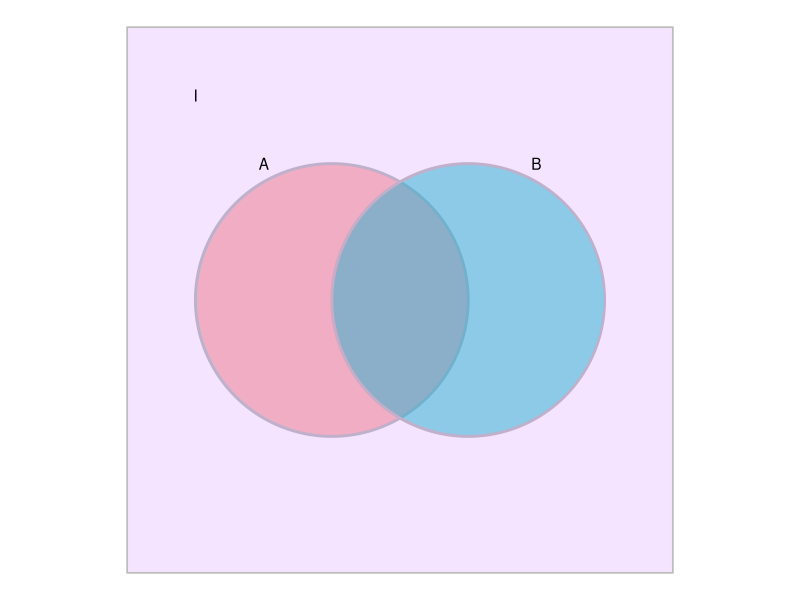
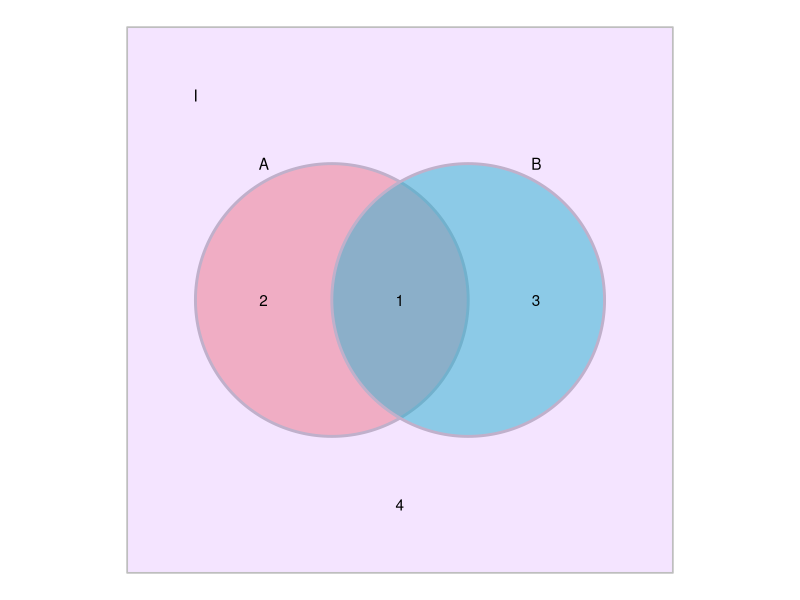
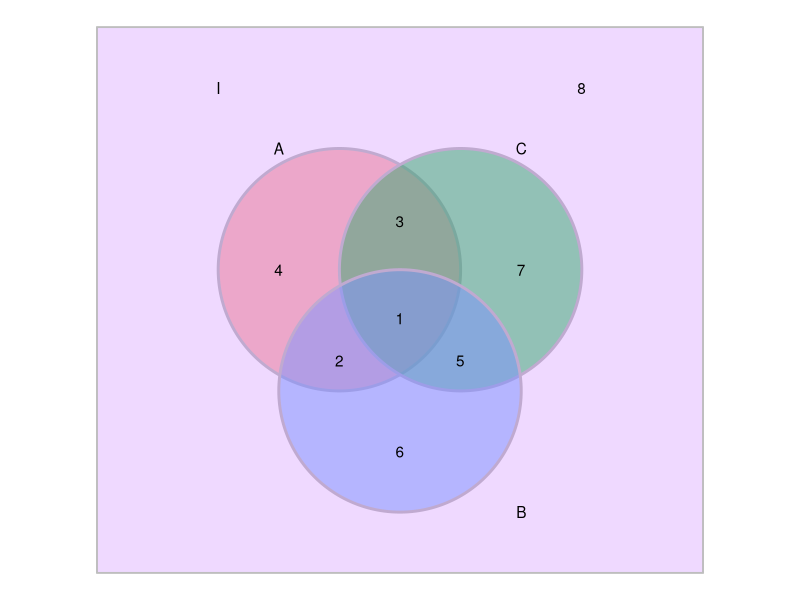

The R source for these figures, in order:
## ---- chunk 1
knitr::opts_chunk$set(echo      = TRUE, 
                      warning   = FALSE, 
                      message   = FALSE,
                      fig.align = "center")
## ---- chunk 2

library(tidyverse)
library(ggforce)
## ---- chunk 3

tibble(x      = c(-0.5, 0.5),
       y      = c(   0,   0),
       labels = c('A', 'B')) %>% 
    ggplot() +
    geom_circle(aes(x0 = x, y0 = y, r = 1, fill = labels),
                alpha       = .5, 
                size        = 1, 
                color       = 'grey',
                show.legend = FALSE) +
    geom_rect(aes(xmin = -2, xmax = 2, ymin = -2, ymax = 2), 
              fill  = "#C77CFF",
              color = 'grey',
              alpha = 0.1) +
    annotate(geom = "text", x =   -1, y =  1,   label = "A") +
    annotate(geom = "text", x =    1, y =  1,   label = "B") +
    annotate(geom = "text", x = -1.5, y =  1.5, label = "I") +
    labs(fill = "") +
    coord_fixed() +
    theme_void()
## ---- chunk 4

tibble(x      = c(-0.5, 0.5),
       y      = c(0,  0),
       labels = c('A', 'B')) %>% 
    ggplot() +
    geom_circle(aes(x0 = x, y0 = y, r = 1, fill = labels),
                alpha       = .5, 
                size        = 1, 
                color       = 'grey',
                show.legend = FALSE) +
    geom_rect(aes(xmin = -2, xmax = 2, ymin = -2, ymax = 2), 
              fill  = "#C77CFF",
              color = 'grey',
              alpha = 0.1) +
    annotate(geom = "text", x =   -1, y =  1,    label = "A") +
    annotate(geom = "text", x =    1, y =  1,    label = "B") +
    annotate(geom = "text", x = -1.5, y =  1.5,  label = "I") +
    annotate(geom = "text", x =   -1, y =  0,    label = "2") +
    annotate(geom = "text", x =    0, y =  0,    label = "1") +
    annotate(geom = "text", x =    1, y =  0,    label = "3") +
    annotate(geom = "text", x =    0, y =  -1.5, label = "4") +
    labs(fill = "") +
    coord_fixed() + 
    theme_void()
## ---- chunk 5

tibble(x      = c(-0.5, 0.5, 0),
       y      = c(   0,   0, -1),
       labels = c('A', 'B', 'C')) %>% 
    ggplot() +
    geom_circle(aes(x0 = x, y0 = y, r = 1, fill = labels),
                alpha       = .5, 
                size        = 1, 
                color       = 'grey',
                show.legend = FALSE) +
    geom_rect(aes(xmin = -2.5, xmax = 2.5, ymin = -2.5, ymax = 2), 
              fill  = "#C77CFF",
              color = 'grey',
              alpha = 0.1) +
    annotate(geom = "text", x =   -1, y =  1,    label = "A") +
    annotate(geom = "text", x =    1, y =  1,    label = "C") +
    annotate(geom = "text", x =    1, y =  -2,   label = "B") +    
    annotate(geom = "text", x = -1.5, y =  1.5,  label = "I") +
    annotate(geom = "text", x =   -1, y =  0,    label = "4") +
    annotate(geom = "text", x =    0, y =  0.4,  label = "3") +
    annotate(geom = "text", x =    1, y =  0,    label = "7") +
    annotate(geom = "text", x =    0, y =  -1.5, label = "6") +
    annotate(geom = "text", x =  1.5, y =  1.5,  label = "8") +
    annotate(geom = "text", x = -0.5, y = -0.75, label = "2") +
    annotate(geom = "text", x =  0.5, y = -0.75, label = "5") +
    annotate(geom = "text", x =    0, y = -0.4,  label = "1") +
    labs(fill = "") +
    coord_fixed() +
    theme_void()
